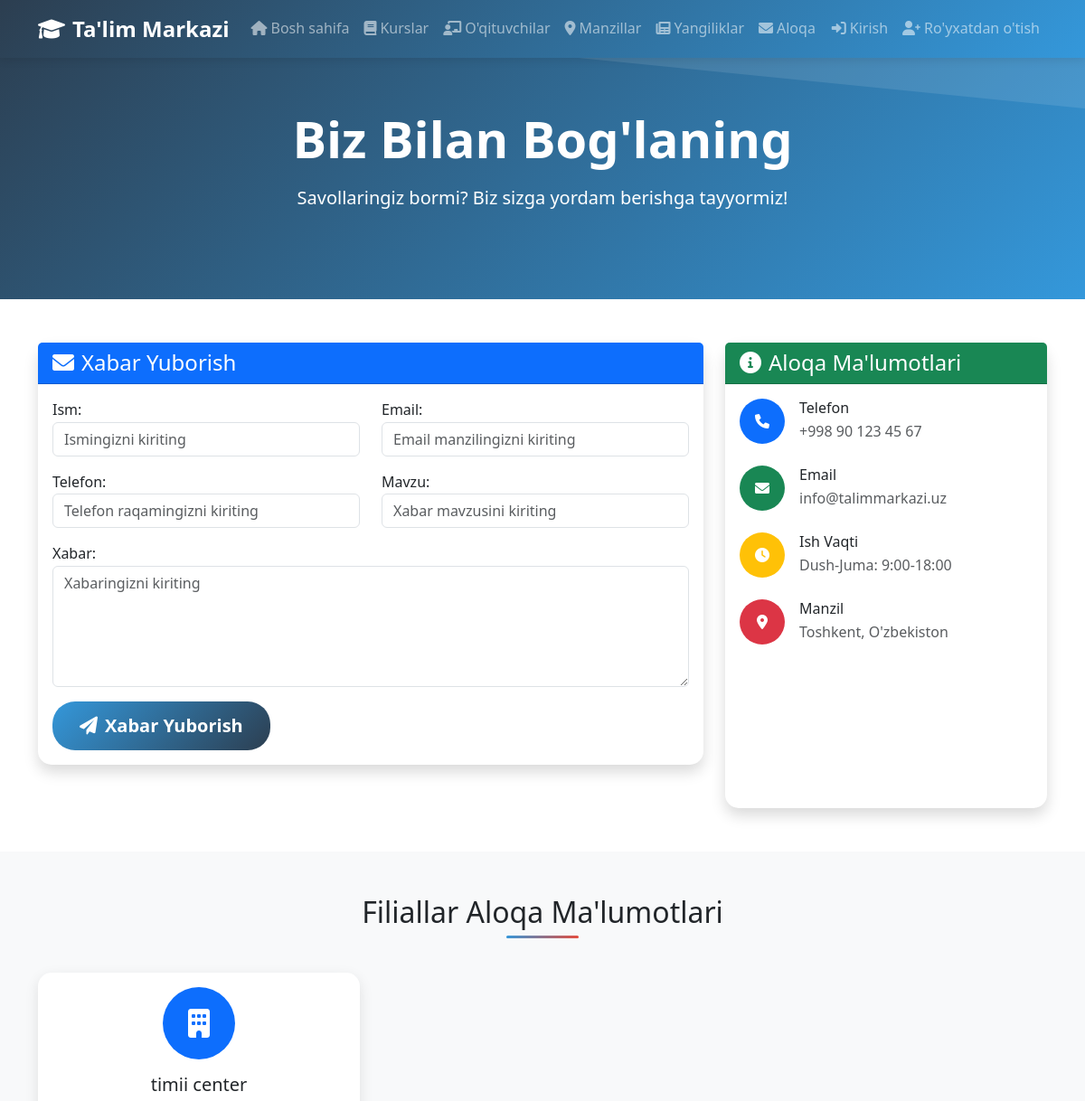
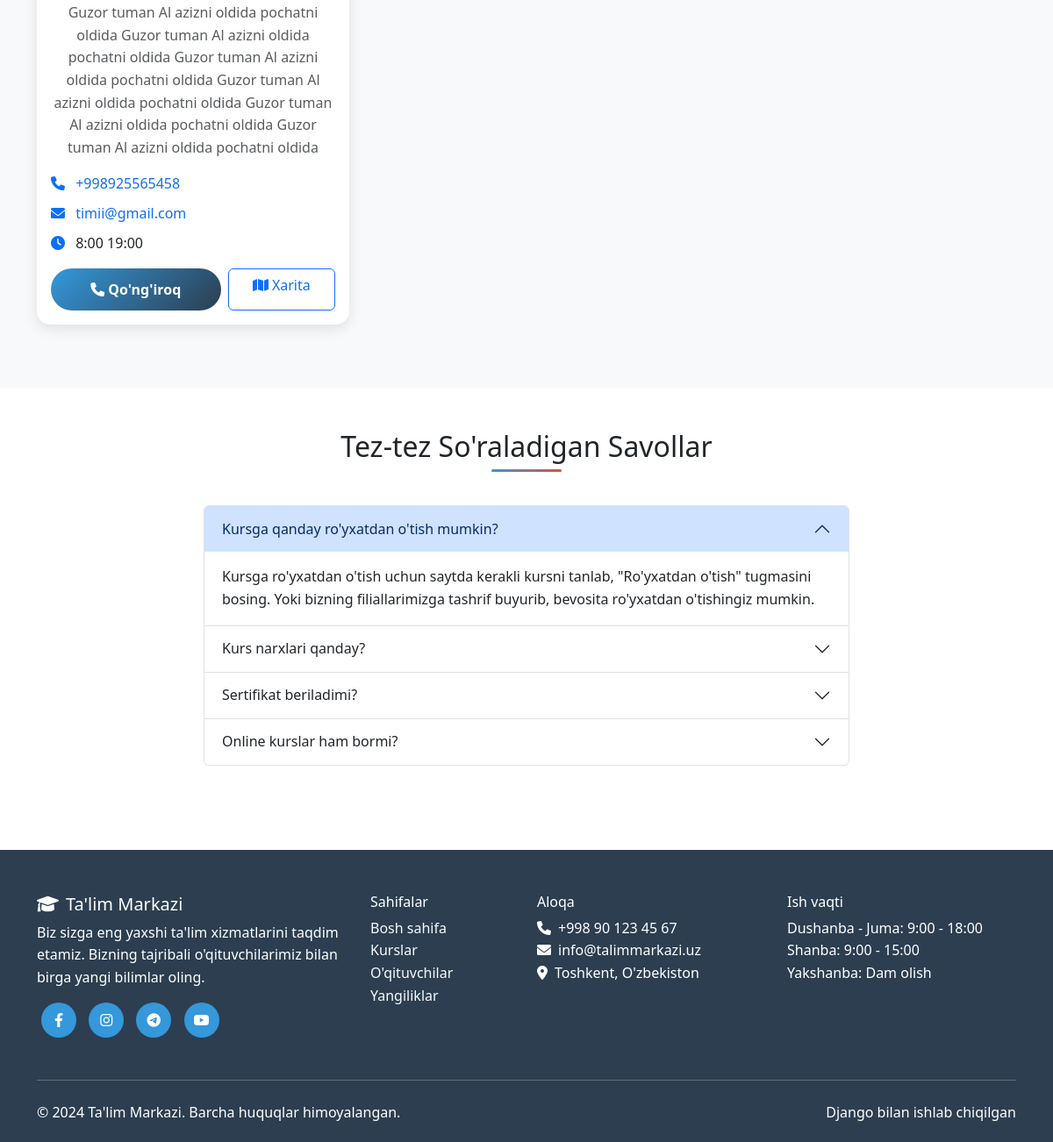
Page /contact/ on the committed database (2 pictures, top to bottom).
### main/models.py (models this page shows, shortened)
class Branch(models.Model):
    name = models.CharField(max_length=200, verbose_name="Filial nomi")
    address = models.TextField(verbose_name="Manzil")
    phone = models.CharField(max_length=20, verbose_name="Telefon")
    email = models.EmailField(verbose_name="Email")
    working_hours = models.CharField(max_length=100, verbose_name="Ish vaqti")
    latitude = models.FloatField(verbose_name="Kenglik", null=True, blank=True)
    longitude = models.FloatField(verbose_name="Uzunlik", null=True, blank=True)
    image = models.ImageField(upload_to='branches/', verbose_name="Rasm", null=True, blank=True)
    created_at = models.DateTimeField(auto_now_add=True)
    class Meta:
        verbose_name = "Filial"
        verbose_name_plural = "Filiallar"

### main/views.py (the view)
# urls.py: path('contact/', views.contact, name='contact'),
def contact(request):
    if request.method == 'POST':
        form = ContactForm(request.POST)
        if form.is_valid():
            form.save()
            messages.success(request, "Xabaringiz muvaffaqiyatli yuborildi!")
            return redirect('contact')
    else:
        form = ContactForm()
    branches = Branch.objects.all()
    context = {
        'form': form,
        'branches': branches,
    }
    return render(request, 'main/contact.html', context)

### main/forms.py
class ContactForm(forms.ModelForm):
    class Meta:
        model = Contact
        fields = ['name', 'email', 'phone', 'subject', 'message']
        widgets = {
            'name': forms.TextInput(attrs={
                'class': 'form-control',
                'placeholder': 'Ismingizni kiriting'
            }),
            'email': forms.EmailInput(attrs={
                'class': 'form-control',
                'placeholder': 'Email manzilingizni kiriting'
            }),
            'phone': forms.TextInput(attrs={
                'class': 'form-control',
                'placeholder': 'Telefon raqamingizni kiriting'
            }),
            'subject': forms.TextInput(attrs={
                'class': 'form-control',
                'placeholder': 'Xabar mavzusini kiriting'
            }),
            'message': forms.Textarea(attrs={
                'class': 'form-control',
                'rows': 5,
                'placeholder': 'Xabaringizni kiriting'
            }),
        }

### templates/main/contact.html (shortened to what this page needs)
{% extends 'base.html' %}
{% block content %}
<section class="hero-section" style="padding: 120px 0 80px;">
    <div class="container">
        <div class="row">
            <div class="col-12 text-center text-white">
                <h1 class="display-4 fw-bold mb-3" data-aos="fade-up">Biz Bilan Bog'laning</h1>
                <p class="lead" data-aos="fade-up" data-aos-delay="100">
                    Savollaringiz bormi? Biz sizga yordam berishga tayyormiz!
                </p>
            </div>
        </div>
    </div>
</section>
<section class="py-5">
    <div class="container">
        <div class="row">
            <div class="col-lg-8 mb-5" data-aos="fade-right">
                <div class="card shadow">
                    <div class="card-header bg-primary text-white">
                        <h4 class="mb-0">
                            <i class="fas fa-envelope me-2"></i>Xabar Yuborish
                        </h4>
                    </div>
                    <div class="card-body">
                        <form method="POST">
                            <div class="row">
                                <div class="col-md-6 mb-3">
                                    {{ form.name.label_tag }}
                                    {{ form.name }}
                                </div>
                                <div class="col-md-6 mb-3">
                                    {{ form.email.label_tag }}
                                    {{ form.email }}
                                </div>
                            </div>
                            <div class="row">
                                <div class="col-md-6 mb-3">
                                    {{ form.phone.label_tag }}
                                    {{ form.phone }}
                                </div>
                                <div class="col-md-6 mb-3">
                                    {{ form.subject.label_tag }}
                                    {{ form.subject }}
                                </div>
                            </div>
                            <div class="mb-3">
                                {{ form.message.label_tag }}
                                {{ form.message }}
                            </div>
                            <button type="submit" class="btn btn-primary btn-lg">
                                <i class="fas fa-paper-plane me-2"></i>Xabar Yuborish
                            </button>
                        </form>
                    </div>
                </div>
            </div>
            <div class="col-lg-4" data-aos="fade-left">
                <div class="card shadow h-100">
                    <div class="card-header bg-success text-white">
                        <h4 class="mb-0">
                            <i class="fas fa-info-circle me-2"></i>Aloqa Ma'lumotlari
                        </h4>
                    </div>
                    <div class="card-body">
                        <div class="contact-item mb-4">
                            <div class="d-flex align-items-center">
                                <div class="contact-icon bg-primary text-white rounded-circle d-flex align-items-center justify-content-center me-3"
                                     style="width: 50px; height: 50px;">
                                    <i class="fas fa-phone"></i>
                                </div>
                                <div>
                                    <h6 class="mb-1">Telefon</h6>
                                    <p class="mb-0 text-muted">+998 90 123 45 67</p>
                                </div>
                            </div>
                        </div>
                        <div class="contact-item mb-4">
                            <div class="d-flex align-items-center">
                                <div class="contact-icon bg-success text-white rounded-circle d-flex align-items-center justify-content-center me-3"
                                     style="width: 50px; height: 50px;">
                                    <i class="fas fa-envelope"></i>
                                </div>
                                <div>
                                    <h6 class="mb-1">Email</h6>
                                    <p class="mb-0 text-muted">info@talimmarkazi.uz</p>
                                </div>
                            </div>
                        </div>
                        <div class="contact-item mb-4">
                            <div class="d-flex align-items-center">
                                <div class="contact-icon bg-warning text-white rounded-circle d-flex align-items-center justify-content-center me-3"
                                     style="width: 50px; height: 50px;">
                                    <i class="fas fa-clock"></i>
                                </div>
                                <div>
                                    <h6 class="mb-1">Ish Vaqti</h6>
                                    <p class="mb-0 text-muted">Dush-Juma: 9:00-18:00</p>
                                </div>
                            </div>
                        </div>
                        <div class="contact-item">
                            <div class="d-flex align-items-center">
                                <div class="contact-icon bg-danger text-white rounded-circle d-flex align-items-center justify-content-center me-3"
                                     style="width: 50px; height: 50px;">
                                    <i class="fas fa-map-marker-alt"></i>
                                </div>
                                <div>
                                    <h6 class="mb-1">Manzil</h6>
                                    <p class="mb-0 text-muted">Toshkent, O'zbekiston</p>
                                </div>
                            </div>
                        </div>
                    </div>
                </div>
            </div>
        </div>
    </div>
</section>
{% if branches %}
<section class="py-5 bg-light">
    <div class="container">
        <h2 class="text-center section-title mb-5" data-aos="fade-up">Filiallar Aloqa Ma'lumotlari</h2>
        <div class="row">
            {% for branch in branches %}
            <div class="col-lg-4 col-md-6 mb-4" data-aos="fade-up" data-aos-delay="{{ forloop.counter|add:100 }}">
                <div class="card h-100">
                    <div class="card-body text-center">
                        <div class="branch-icon bg-primary text-white rounded-circle d-flex align-items-center justify-content-center mx-auto mb-3"
                             style="width: 80px; height: 80px;">
                            <i class="fas fa-building fa-2x"></i>
                        </div>
                        <h5 class="card-title">{{ branch.name }}</h5>
                        <p class="text-muted mb-3">{{ branch.address }}</p>
                        <div class="contact-details text-start">
                            <p class="mb-2">
                                <i class="fas fa-phone text-primary me-2"></i>
                                <a href="tel:{{ branch.phone }}" class="text-decoration-none">{{ branch.phone }}</a>
                            </p>
                            <p class="mb-2">
                                <i class="fas fa-envelope text-primary me-2"></i>
                                <a href="mailto:{{ branch.email }}" class="text-decoration-none">{{ branch.email }}</a>
                            </p>
                            <p class="mb-3">
                                <i class="fas fa-clock text-primary me-2"></i>
                                {{ branch.working_hours }}
                            </p>
                        </div>
                        <div class="d-flex gap-2">
                            <a href="tel:{{ branch.phone }}" class="btn btn-primary flex-fill">
                                <i class="fas fa-phone me-1"></i>Qo'ng'iroq
                            </a>
                            {% if branch.latitude and branch.longitude %}
                            <a href="https://maps.google.com/?q={{ branch.latitude }},{{ branch.longitude }}"
                               target="_blank" class="btn btn-outline-primary flex-fill">
                                <i class="fas fa-map me-1"></i>Xarita
                            </a>
                            {% endif %}
                        </div>
                    </div>
                </div>
            </div>
            {% endfor %}
        </div>
    </div>
</section>
{% endif %}
<section class="py-5">
    <div class="container">
        <h2 class="text-center section-title mb-5" data-aos="fade-up">Tez-tez So'raladigan Savollar</h2>
        <div class="row justify-content-center">
            <div class="col-lg-8">
                <div class="accordion" id="faqAccordion" data-aos="fade-up" data-aos-delay="100">
                    <div class="accordion-item">
                        <h2 class="accordion-header">
                            <button class="accordion-button" type="button" data-bs-toggle="collapse" data-bs-target="#faq1">
                                Kursga qanday ro'yxatdan o'tish mumkin?
                            </button>
                        </h2>
                        <div id="faq1" class="accordion-collapse collapse show" data-bs-parent="#faqAccordion">
                            <div class="accordion-body">
                                Kursga ro'yxatdan o'tish uchun saytda kerakli kursni tanlab, "Ro'yxatdan o'tish" tugmasini bosing.
                                Yoki bizning filiallarimizga tashrif buyurib, bevosita ro'yxatdan o'tishingiz mumkin.
                            </div>
                        </div>
                    </div>
                    <div class="accordion-item">
                        <h2 class="accordion-header">
                            <button class="accordion-button collapsed" type="button" data-bs-toggle="collapse" data-bs-target="#faq2">
                                Kurs narxlari qanday?
                            </button>
                        </h2>
                    </div>
                    <div class="accordion-item">
                        <h2 class="accordion-header">
                            <button class="accordion-button collapsed" type="button" data-bs-toggle="collapse" data-bs-target="#faq3">
                                Sertifikat beriladimi?
                            </button>
                        </h2>
                    </div>
                    <div class="accordion-item">
                        <h2 class="accordion-header">
                            <button class="accordion-button collapsed" type="button" data-bs-toggle="collapse" data-bs-target="#faq4">
                                Online kurslar ham bormi?
                            </button>
                        </h2>
                    </div>
                </div>
            </div>
        </div>
    </div>
</section>
{% endblock %}

### templates/base.html (style rules this page uses)
:root { --primary-color: #2c3e50; --secondary-color: #3498db; --accent-color: #e74c3c; --success-color: #27ae60; --warning-color: #f39c12; --light-bg: #f8f9fa; }
body { font-family: 'Segoe UI', Tahoma, Geneva, Verdana, sans-serif; line-height: 1.6; }
.hero-section { background: linear-gradient(135deg, var(--primary-color), var(--secondary-color)); color: white; padding: 100px 0; position: relative; overflow: hidden; }
.hero-section::before { content: ''; position: absolute; top: 0; left: 0; right: 0; bottom: 0; background-size: cover; }
.card { border: none; border-radius: 15px; box-shadow: 0 5px 15px rgba(0,0,0,0.1); transition: all 0.3s ease; }
.btn-primary { background: linear-gradient(135deg, var(--secondary-color), var(--primary-color)); border: none; border-radius: 25px; padding: 12px 30px; font-weight: 600; transition: all 0.3s ease; }
.section-title { position: relative; margin-bottom: 3rem; }
.section-title::after { content: ''; position: absolute; bottom: -10px; left: 50%; transform: translateX(-50%); width: 80px; height: 3px; background: linear-gradient(135deg, var(--secondary-color), var(--accent-color)); border-radius: 2px; }

### rows in the picture
Branch: name "timii center", address "Guzor tuman Al azizni oldida pochatni oldida Guzor tuman Al azizni oldida pochatni oldida Guzor tuman Al azizni oldida pochatni oldida Guzor tuman Al azizni oldida pochatni oldida Guzor tuman Al azizni oldida pochatni oldida Guzor tuman Al azizni oldida pochatni oldida", phone "+998925565458", email "timii@gmail.com", working_hours "8:00 19:00"
